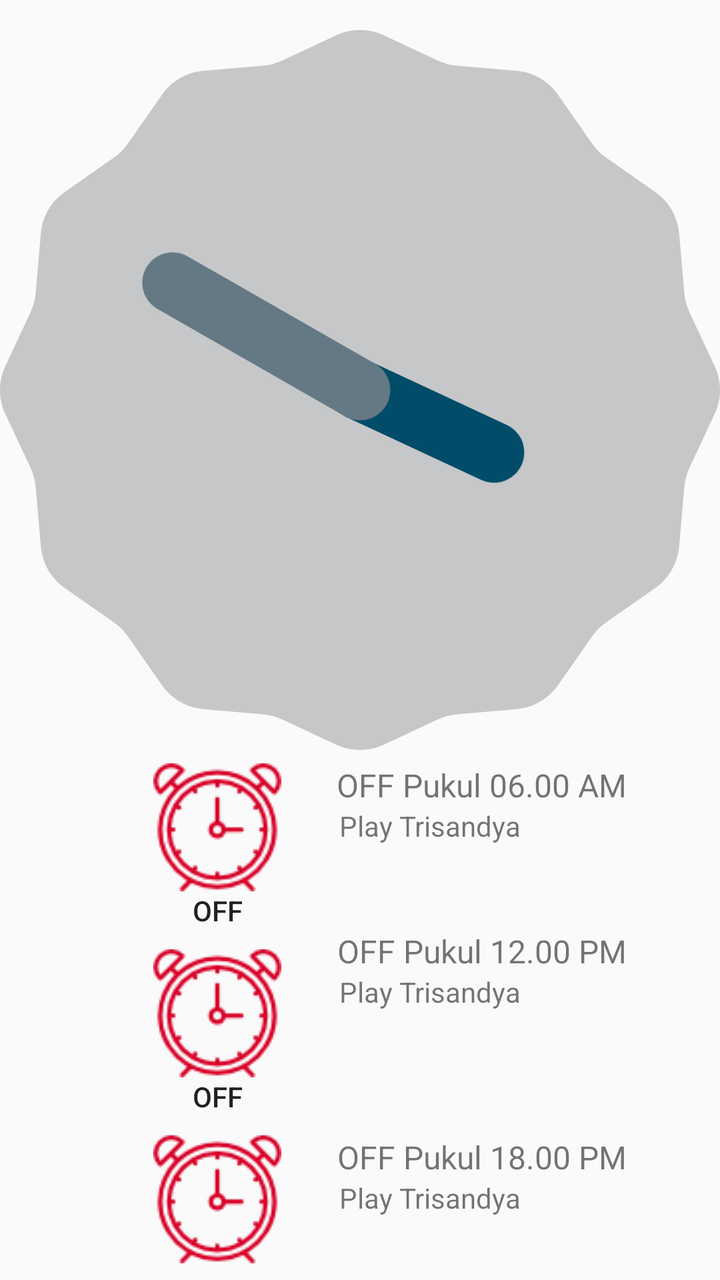
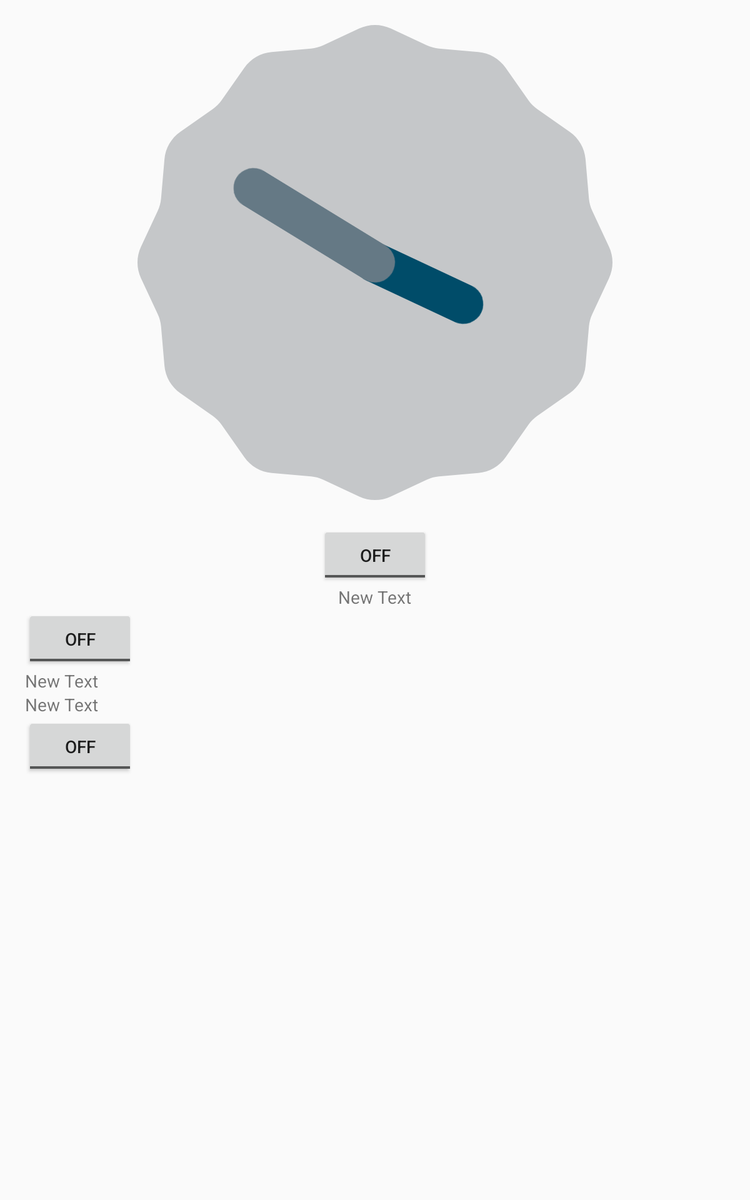

The same Android screen from two of the app's own layout files: first res/layout/ as a phone draws it, then the repository's variant for another configuration, drawn on a device whose configuration selects that folder. Both files follow.
<!-- AndroidManifest.xml: application theme AppTheme -->
<!-- res/layout/fragment_alarm.xml -->
<RelativeLayout xmlns:android="http://schemas.android.com/apk/res/android"
    xmlns:tools="http://schemas.android.com/tools"
    android:layout_width="wrap_content"
    android:layout_height="match_parent">

    <AnalogClock
        android:layout_width="wrap_content"
        android:layout_height="wrap_content"
        android:id="@+id/analogClock"
        android:layout_marginTop="15dp"

        android:layout_centerHorizontal="true" />

    <RelativeLayout
        android:layout_width="match_parent"
        android:layout_height="match_parent"
        android:layout_below="@+id/analogClock"
        android:layout_alignParentRight="true"
        android:layout_alignParentEnd="true"
        android:padding="20px">

        <ToggleButton
            android:layout_width="wrap_content"
            android:layout_height="wrap_content"
            android:layout_alignParentLeft="true"
            android:id="@+id/toggleButton"
            android:drawableTop="@drawable/alarmpressed"
            android:background="@null"
            android:paddingLeft="70dp"

            />
        <TextView
            android:layout_width="wrap_content"
            android:layout_height="wrap_content"
            android:id="@+id/textViewEnamPagi"
            android:layout_alignParentRight="true"
            android:paddingRight="40dp"
            android:textSize="16dp"
            android:text="OFF Pukul 06.00 AM"/>
        <TextView
            android:layout_width="wrap_content"
            android:layout_height="wrap_content"
            android:text="Play Trisandya"
            android:layout_below="@+id/textViewEnamPagi"
            android:id="@+id/trisandya"
            android:layout_alignParentRight="true"
            android:paddingRight="93dp"/>
        <TextView
            android:layout_width="wrap_content"
            android:layout_height="wrap_content"
            android:layout_alignParentRight="true"
            android:id="@+id/textView"
            android:text="OFF Pukul 12.00 PM"
            android:textSize="16dp"
            android:paddingRight="40dp"
            android:layout_below="@+id/toggleButton"

            />
        <TextView
            android:layout_width="wrap_content"
            android:layout_height="wrap_content"
            android:id="@+id/trisandya2"
            android:layout_alignParentRight="true"
            android:paddingRight="93dp"
            android:layout_below="@+id/textView"
            android:text="Play Trisandya"/>

        <ToggleButton
            android:layout_width="wrap_content"
            android:layout_height="wrap_content"
            android:layout_alignParentLeft="true"
            android:id="@+id/toggleButton2"
            android:drawableTop="@drawable/alarmpressed"
            android:background="@null"
            android:paddingLeft="70dp"
            android:layout_below="@+id/toggleButton"
            android:paddingBottom="10dp"
            android:paddingTop="10dp"
            />

        <ToggleButton
            android:layout_width="wrap_content"
            android:layout_height="wrap_content"
            android:layout_alignParentLeft="true"
            android:id="@+id/toggleEnamSore"
            android:drawableTop="@drawable/alarmpressed"
            android:background="@null"
            android:paddingLeft="70dp"
            android:layout_below="@+id/toggleButton2"
            />
        <TextView
            android:layout_width="wrap_content"
            android:layout_height="wrap_content"
            android:text="OFF Pukul 18.00 PM"
            android:id="@+id/textEnamSore"
            android:layout_alignParentRight="true"
            android:paddingRight="40dp"
            android:layout_below="@+id/toggleButton2"
            android:textSize="16dp"/>

        <TextView
            android:layout_width="wrap_content"
            android:layout_height="wrap_content"
            android:id="@+id/trisandya3"
            android:layout_alignParentRight="true"
            android:text="Play Trisandya"
            android:paddingRight="93dp"
            android:layout_below="@+id/textEnamSore"/>

    </RelativeLayout>

</RelativeLayout>
<!-- resources referenced by this layout -->
<resources>
  <!-- drawable alarmpressed (drawable) -->
  <?xml version="1.0" encoding="utf-8"?>
  <selector xmlns:android="http://schemas.android.com/apk/res/android">
  
      <item android:state_focused="true" android:drawable="@drawable/clockpressed"/>
      <item android:state_pressed="true" android:drawable="@drawable/clockpressed"/>
      <item android:drawable="@drawable/clock"/>
  
  </selector>
  <style name="AppTheme" parent="Theme.AppCompat.Light.DarkActionBar">
          
          <item name="colorPrimary">@color/colorBasic</item>
          <item name="colorPrimaryDark">@color/colorBasicDark</item>
          <item name="colorAccent">@color/colorAccent</item>
      </style>
  <!-- drawable clockpressed: png bitmap (drawable, 3005 bytes) -->
  <!-- drawable clock: png bitmap (drawable, 3005 bytes) -->
  <color name="colorBasic">#C70039</color>
  <color name="colorBasicDark">#900C3F</color>
  <color name="colorAccent">#FF4081</color>
</resources>
<!-- res/layout-large/fragment_alarm.xml (the repository's variant of the layout above) -->
<!-- drawn on a 7-inch tablet held upright -->
<RelativeLayout xmlns:android="http://schemas.android.com/apk/res/android"
    xmlns:tools="http://schemas.android.com/tools"
    android:layout_width="match_parent"
    android:layout_height="match_parent"

    >

    <LinearLayout
        android:orientation="vertical"
        android:layout_width="match_parent"
        android:layout_height="match_parent"
        android:layout_alignParentRight="true"
        android:paddingLeft="20dp"
        android:paddingRight="20dp"
        android:paddingTop="20dp">

        <AnalogClock
            android:layout_width="wrap_content"
            android:layout_height="wrap_content"
            android:id="@+id/analogClock"
            android:layout_above="@+id/toggleButton"
            android:layout_alignParentTop="true"
            android:layout_alignParentLeft="true"
            android:layout_alignParentStart="true"
            android:layout_alignRight="@+id/textViewhasil"
            android:layout_alignEnd="@+id/textViewhasil"
            android:layout_gravity="center"

            />


        <LinearLayout
            android:layout_width="match_parent"
            android:layout_height="match_parent"
            android:orientation="vertical"
            android:layout_alignParentLeft="true"
            android:paddingTop="20dp">

            <ToggleButton
                android:layout_width="wrap_content"
                android:layout_height="wrap_content"
                android:text="New ToggleButton"
                android:id="@+id/toggleButton"
                android:layout_above="@+id/toggleButton2"
                android:layout_toLeftOf="@+id/textViewalarm"
                android:layout_toStartOf="@+id/textViewalarm"
                android:layout_gravity="center"
                />

            <TextView
                android:layout_width="wrap_content"
                android:layout_height="wrap_content"
                android:text="New Text"
                android:id="@+id/textViewalarm"
                android:layout_alignTop="@+id/toggleButton"
                android:layout_centerHorizontal="true"
                android:layout_gravity="center"/>

            <ToggleButton
                android:layout_width="wrap_content"
                android:layout_height="wrap_content"
                android:text="New ToggleButton"
                android:id="@+id/toggleButton2"
                android:layout_centerVertical="true"
                android:layout_alignLeft="@+id/toggleButton"
                android:layout_alignStart="@+id/toggleButton" />

            <TextView
                android:layout_width="wrap_content"
                android:layout_height="wrap_content"
                android:text="New Text"
                android:id="@+id/textView"
                android:layout_centerVertical="true"
                android:layout_alignLeft="@+id/textViewalarm"
                android:layout_alignStart="@+id/textViewalarm" />

            <TextView
                android:layout_width="wrap_content"
                android:layout_height="wrap_content"
                android:text="New Text"
                android:id="@+id/textViewhasil"
                android:layout_alignParentBottom="true"
                android:layout_alignParentRight="true"
                android:layout_alignParentEnd="true" />

            <ToggleButton
                android:layout_width="wrap_content"
                android:layout_height="wrap_content"
                android:text="New ToggleButton"
                android:id="@+id/toggleEnamSore"
                android:layout_below="@+id/toggleButton2"
                android:layout_alignLeft="@+id/toggleButton2"
                android:layout_alignStart="@+id/toggleButton2"
                android:checked="false"
                />
        </LinearLayout>



    </LinearLayout>

</RelativeLayout>
<!-- resources referenced by the variant -->
<!-- as a 7-inch tablet held upright resolves them -->
<resources>
  <style name="AppTheme" parent="Theme.AppCompat.Light.DarkActionBar">
          
          <item name="colorPrimary">@color/colorBasic</item>
          <item name="colorPrimaryDark">@color/colorBasicDark</item>
          <item name="colorAccent">@color/colorAccent</item>
      </style>
  <color name="colorBasic">#C70039</color>
  <color name="colorBasicDark">#900C3F</color>
  <color name="colorAccent">#FF4081</color>
</resources>
